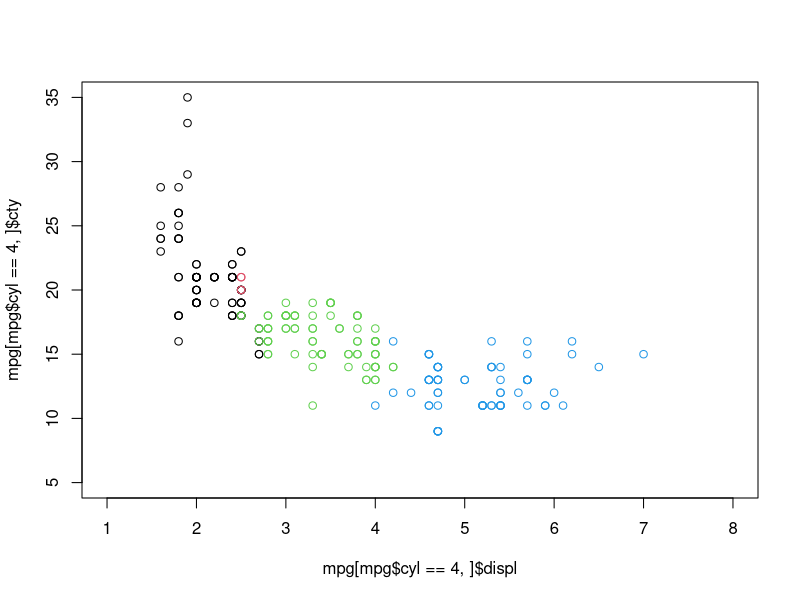
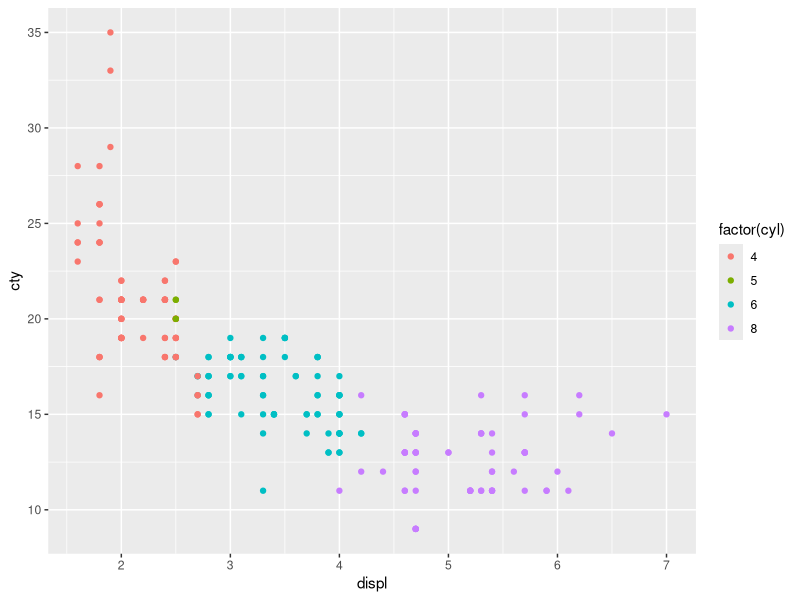
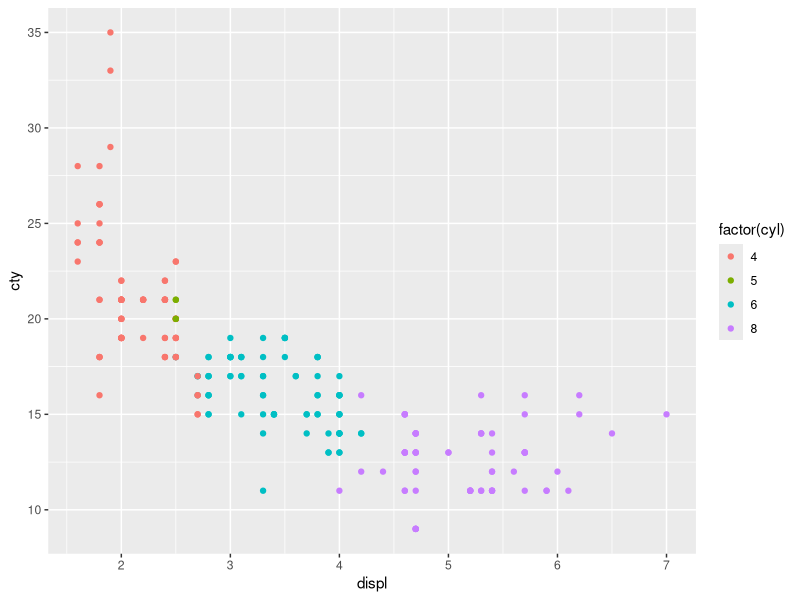
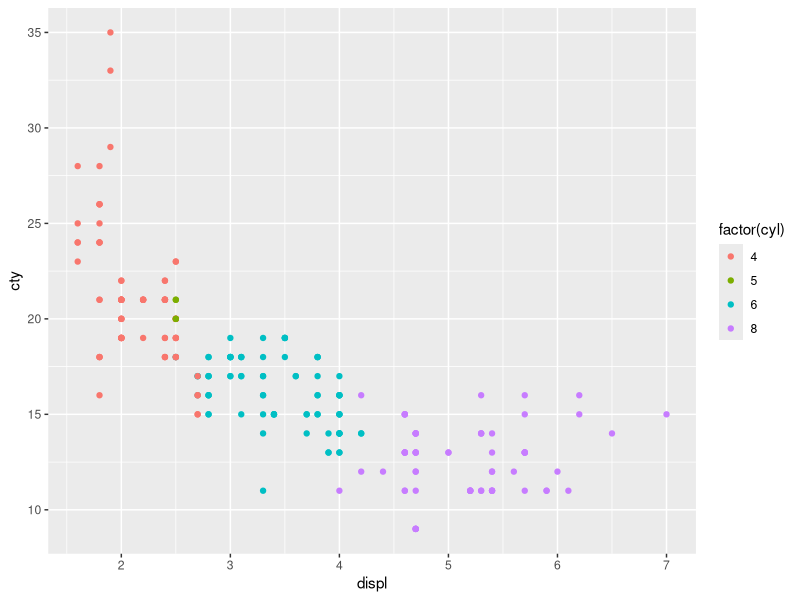

Here is the R script that generated these plots, in order:
# Bab 2: ggplot overview

library(ggplot2)
data(mpg, package = "ggplot2")
plot(mpg[mpg$cyl==4,]$displ, mpg[mpg$cyl==4,]$cty,
     xlim=c(1, 8), ylim=c(5, 35))


points(mpg[mpg$cyl==5,]$displ, mpg[mpg$cyl==5,]$cty,
       col=2)
points(mpg[mpg$cyl==6,]$displ, mpg[mpg$cyl==6,]$cty,
       col=3)
points(mpg[mpg$cyl==8,]$displ, mpg[mpg$cyl==8,]$cty,
       col=4)

g = ggplot(data=mpg, aes(x=displ, y=cty))
g + geom_point(aes(colour=factor(cyl)))

p = g + geom_point(aes(colour=factor(cyl))) +
  stat_smooth(aes(colour=factor(cyl)))

g + geom_point(aes(colour=factor(cyl)))

# perintah di atas merupakan bentuk singkat dari perintah berikut
g + layer(
  data = mpg,#inherited
  mapping = aes(color=factor(cyl)),#x,y are inherited
  stat = "identity",
  geom = "point",
  position = "identity",
  params = list(na.rm=FALSE)
)
